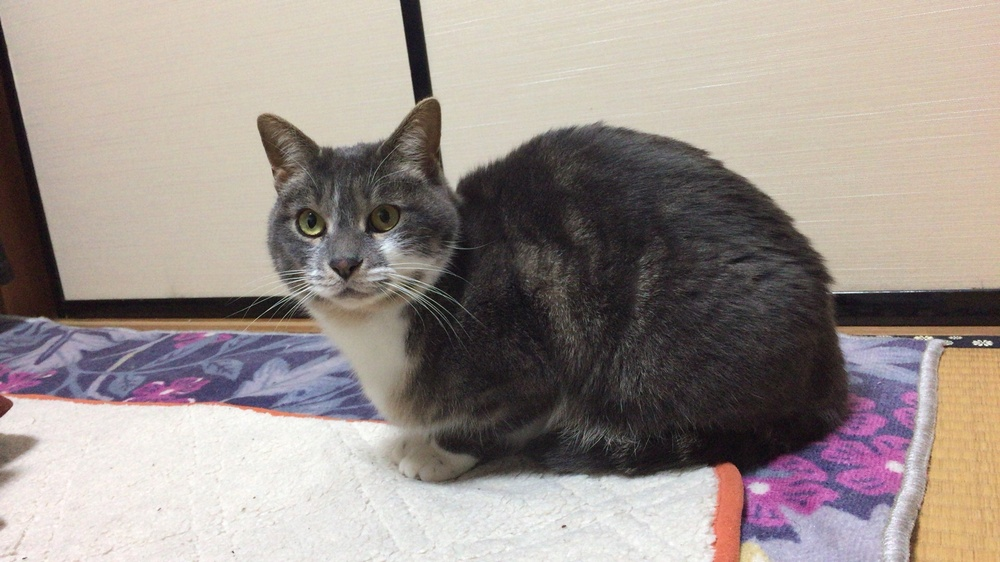
#> input picture keras/cat.jpeg, 1000 x 562 px, shrunk from 1920 x 1080 before the run
$ python catdetect_cascade_jpeg.py ../keras/cat.jpeg
#> lines starting #> are read from the running program, lines starting #| are printed output that depends on the picture; after the words box and inside, x2 and y2 are one past the last pixel; in counts of white or black regions, pixels touching at a corner belong together
import cv2
import sys
import numpy as np

frame = cv2.imread(sys.argv[1])
#> frame is the input picture: shape (562, 1000, 3); mean B, G, R 140.5, 145.9, 156.2
cascade = cv2.CascadeClassifier('cascade.xml')
print('cascade loaded')
gray = cv2.cvtColor(frame, cv2.COLOR_BGR2GRAY)
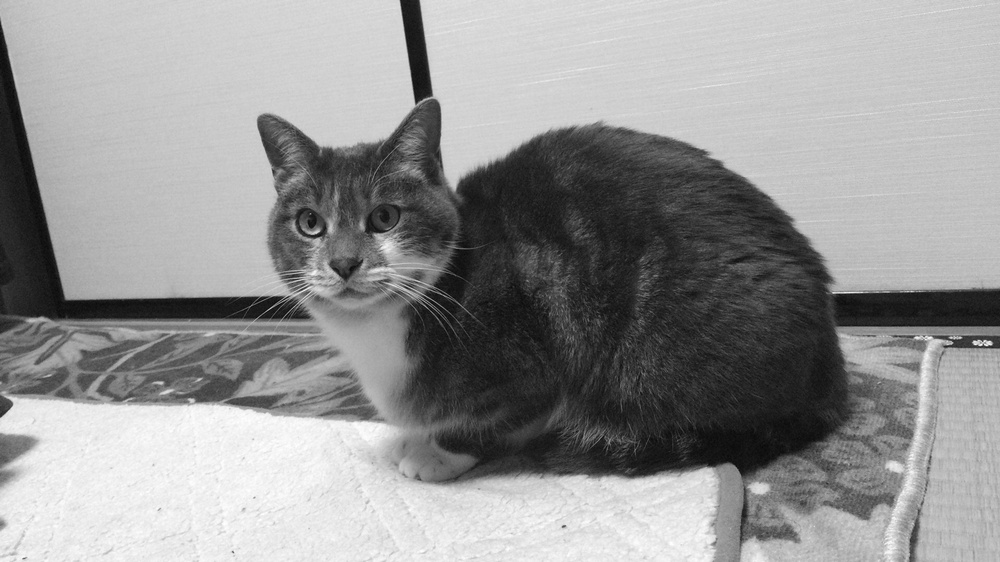
#> gray: shape (562, 1000); min 7, max 255, mean 148.3
objects = cascade.detectMultiScale(gray, 1.07, 3)
#> objects = [[261, 109, 177, 177]]
if len(objects) > 0:
	for (x, y, w, h) in objects:
		cv2.rectangle(frame, (x, y), (x + w, y + h), (0, 0, 255), 2)
#> this loop made 1 pass
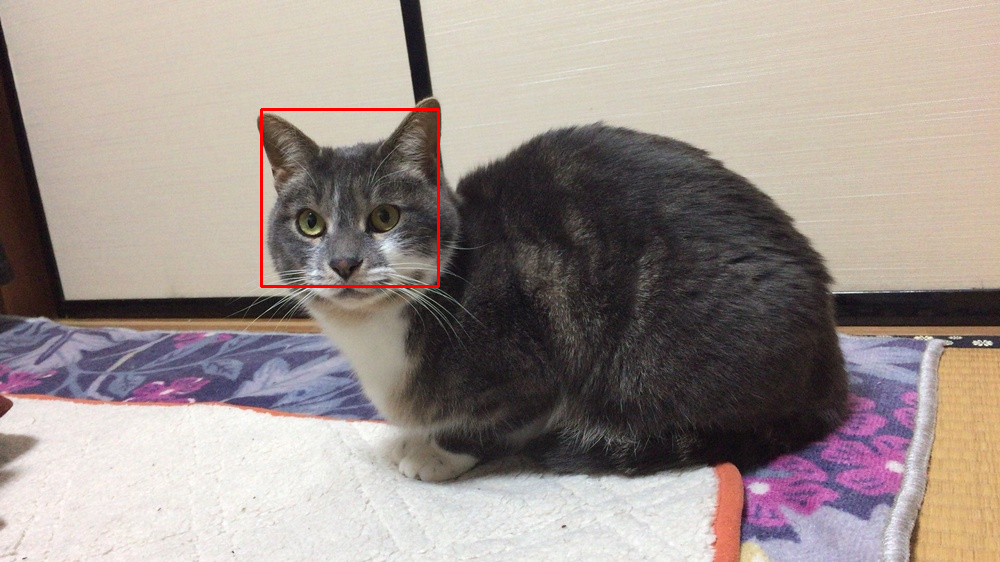
#> frame: shape (562, 1000, 3); 0.38% of pixels changed, all inside (x1, y1, x2, y2) = (260, 108, 440, 288)
	cv2.imwrite('cat_frame.png', frame)
